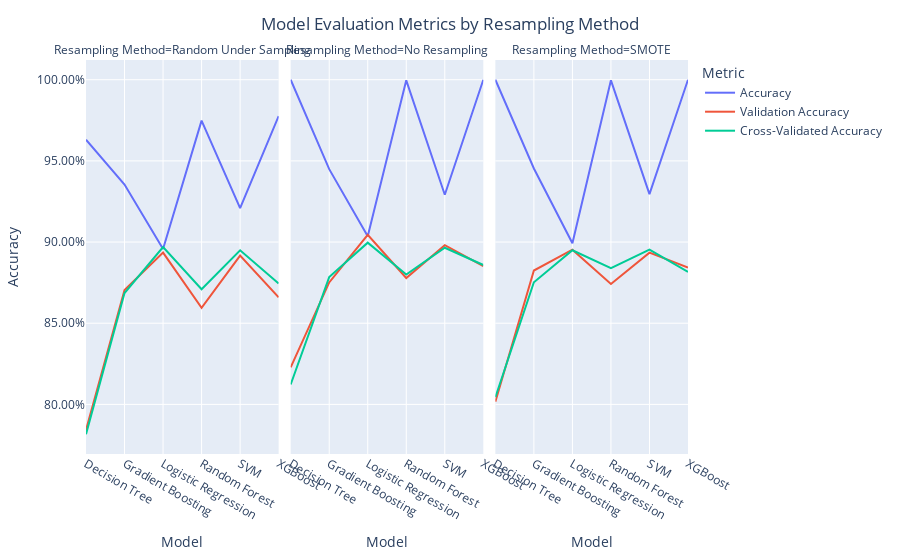

Notebook code cell kept with this figure:
### Code cell
# Melting DataFrame
results_melted = results_df.melt(id_vars=['Model', 'Resampling Method'],
                                 value_vars=['Accuracy', 'Validation Accuracy', 'Cross-Validated Accuracy'],
                                 var_name='Metric', value_name='Value')

fig = px.line(results_melted, x='Model', y='Value', color='Metric', facet_col='Resampling Method',
              facet_col_wrap=3, line_shape='linear', render_mode='svg',
              labels={'Model': 'Model', 'Value': 'Accuracy', 'Metric': 'Metric'})

fig.update_layout(
    xaxis={'categoryorder': 'category ascending'},
    yaxis=dict(tickformat=".2%", title='Accuracy'),
    title='Model Evaluation Metrics by Resampling Method',
    title_x=0.5
)

fig.show()

### Figure 1 — Plotly figure (JSON) as saved in the notebook; plotly's stock layout.template omitted (floating-point values rounded to 4 significant figures)
{"data": [{"hovertemplate": "Metric=Accuracy<br>Resampling Method=Random Under Sampling<br>Model=%{x}<br>Accuracy=%{y}<extra></extra>", "legendgroup": "Accuracy", "line": {"color": "#636efa", "dash": "solid", "shape": "linear"}, "marker": {"symbol": "circle"}, "mode": "lines", "name": "Accuracy", "orientation": "v", "showlegend": true, "type": "scatter", "x": ["Decision Tree", "Gradient Boosting", "Logistic Regression", "Random Forest", "SVM", "XGBoost"], "xaxis": "x", "y": [0.963, 0.9355, 0.8957, 0.9748, 0.9209, 0.9776], "yaxis": "y"}, {"hovertemplate": "Metric=Accuracy<br>Resampling Method=No Resampling<br>Model=%{x}<br>Accuracy=%{y}<extra></extra>", "legendgroup": "Accuracy", "line": {"color": "#636efa", "dash": "solid", "shape": "linear"}, "marker": {"symbol": "circle"}, "mode": "lines", "name": "Accuracy", "orientation": "v", "showlegend": false, "type": "scatter", "x": ["Decision Tree", "Gradient Boosting", "Logistic Regression", "Random Forest", "SVM", "XGBoost"], "xaxis": "x2", "y": [1.0, 0.9449, 0.9036, 0.9996, 0.9292, 1.0], "yaxis": "y2"}, {"hovertemplate": "Metric=Accuracy<br>Resampling Method=SMOTE<br>Model=%{x}<br>Accuracy=%{y}<extra></extra>", "legendgroup": "Accuracy", "line": {"color": "#636efa", "dash": "solid", "shape": "linear"}, "marker": {"symbol": "circle"}, "mode": "lines", "name": "Accuracy", "orientation": "v", "showlegend": false, "type": "scatter", "x": ["Decision Tree", "Gradient Boosting", "Logistic Regression", "Random Forest", "SVM", "XGBoost"], "xaxis": "x3", "y": [1.0, 0.9453, 0.8993, 0.9996, 0.9296, 1.0], "yaxis": "y3"}, {"hovertemplate": "Metric=Validation Accuracy<br>Resampling Method=Random Under Sampling<br>Model=%{x}<br>Accuracy=%{y}<extra></extra>", "legendgroup": "Validation Accuracy", "line": {"color": "#EF553B", "dash": "solid", "shape": "linear"}, "marker": {"symbol": "circle"}, "mode": "lines", "name": "Validation Accuracy", "orientation": "v", "showlegend": true, "type": "scatter", "x": ["Decision Tree", "Gradient Boosting", "Logistic Regression", "Random Forest", "SVM", "XGBoost"], "xaxis": "x", "y": [0.7842, 0.8705, 0.8935, 0.8595, 0.8916, 0.8659], "yaxis": "y"}, {"hovertemplate": "Metric=Validation Accuracy<br>Resampling Method=No Resampling<br>Model=%{x}<br>Accuracy=%{y}<extra></extra>", "legendgroup": "Validation Accuracy", "line": {"color": "#EF553B", "dash": "solid", "shape": "linear"}, "marker": {"symbol": "circle"}, "mode": "lines", "name": "Validation Accuracy", "orientation": "v", "showlegend": false, "type": "scatter", "x": ["Decision Tree", "Gradient Boosting", "Logistic Regression", "Random Forest", "SVM", "XGBoost"], "xaxis": "x2", "y": [0.8228, 0.8751, 0.9045, 0.8779, 0.8981, 0.8852], "yaxis": "y2"}, {"hovertemplate": "Metric=Validation Accuracy<br>Resampling Method=SMOTE<br>Model=%{x}<br>Accuracy=%{y}<extra></extra>", "legendgroup": "Validation Accuracy", "line": {"color": "#EF553B", "dash": "solid", "shape": "linear"}, "marker": {"symbol": "circle"}, "mode": "lines", "name": "Validation Accuracy", "orientation": "v", "showlegend": false, "type": "scatter", "x": ["Decision Tree", "Gradient Boosting", "Logistic Regression", "Random Forest", "SVM", "XGBoost"], "xaxis": "x3", "y": [0.8017, 0.8825, 0.8953, 0.8742, 0.8935, 0.8843], "yaxis": "y3"}, {"hovertemplate": "Metric=Cross-Validated Accuracy<br>Resampling Method=Random Under Sampling<br>Model=%{x}<br>Accuracy=%{y}<extra></extra>", "legendgroup": "Cross-Validated Accuracy", "line": {"color": "#00cc96", "dash": "solid", "shape": "linear"}, "marker": {"symbol": "circle"}, "mode": "lines", "name": "Cross-Validated Accuracy", "orientation": "v", "showlegend": true, "type": "scatter", "x": ["Decision Tree", "Gradient Boosting", "Logistic Regression", "Random Forest", "SVM", "XGBoost"], "xaxis": "x", "y": [0.7816, 0.8686, 0.8969, 0.8709, 0.8949, 0.8745], "yaxis": "y"}, {"hovertemplate": "Metric=Cross-Validated Accuracy<br>Resampling Method=No Resampling<br>Model=%{x}<br>Accuracy=%{y}<extra></extra>", "legendgroup": "Cross-Validated Accuracy", "line": {"color": "#00cc96", "dash": "solid", "shape": "linear"}, "marker": {"symbol": "circle"}, "mode": "lines", "name": "Cross-Validated Accuracy", "orientation": "v", "showlegend": false, "type": "scatter", "x": ["Decision Tree", "Gradient Boosting", "Logistic Regression", "Random Forest", "SVM", "XGBoost"], "xaxis": "x2", "y": [0.8123, 0.8784, 0.8996, 0.88, 0.8965, 0.8859], "yaxis": "y2"}, {"hovertemplate": "Metric=Cross-Validated Accuracy<br>Resampling Method=SMOTE<br>Model=%{x}<br>Accuracy=%{y}<extra></extra>", "legendgroup": "Cross-Validated Accuracy", "line": {"color": "#00cc96", "dash": "solid", "shape": "linear"}, "marker": {"symbol": "circle"}, "mode": "lines", "name": "Cross-Validated Accuracy", "orientation": "v", "showlegend": false, "type": "scatter", "x": ["Decision Tree", "Gradient Boosting", "Logistic Regression", "Random Forest", "SVM", "XGBoost"], "xaxis": "x3", "y": [0.8044, 0.8753, 0.8949, 0.8839, 0.8953, 0.8815], "yaxis": "y3"}], "layout": {"annotations": [{"font": {}, "showarrow": false, "text": "Resampling Method=Random Under Sampling", "x": 0.16, "xanchor": "center", "xref": "paper", "y": 1, "yanchor": "bottom", "yref": "paper"}, {"font": {}, "showarrow": false, "text": "Resampling Method=No Resampling", "x": 0.5, "xanchor": "center", "xref": "paper", "y": 1, "yanchor": "bottom", "yref": "paper"}, {"font": {}, "showarrow": false, "text": "Resampling Method=SMOTE", "x": 0.84, "xanchor": "center", "xref": "paper", "y": 1, "yanchor": "bottom", "yref": "paper"}], "legend": {"title": {"text": "Metric"}, "tracegroupgap": 0}, "margin": {"t": 60}, "title": {"text": "Model Evaluation Metrics by Resampling Method", "x": 0.5}, "xaxis": {"anchor": "y", "categoryorder": "category ascending", "domain": [0, 0.32], "title": {"text": "Model"}}, "xaxis2": {"anchor": "y2", "domain": [0.34, 0.66], "matches": "x", "title": {"text": "Model"}}, "xaxis3": {"anchor": "y3", "domain": [0.68, 1.0], "matches": "x", "title": {"text": "Model"}}, "yaxis": {"anchor": "x", "domain": [0, 1], "tickformat": ".2%", "title": {"text": "Accuracy"}}, "yaxis2": {"anchor": "x2", "domain": [0, 1], "matches": "y", "showticklabels": false}, "yaxis3": {"anchor": "x3", "domain": [0, 1], "matches": "y", "showticklabels": false}}}
